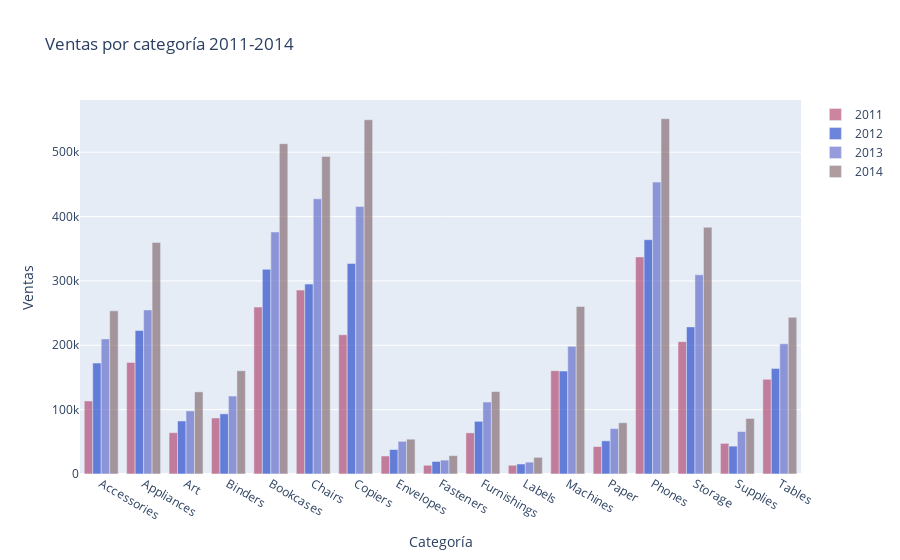

The notebook cell saved with this chart:
### Code cell
v2 = v_cat.groupby(['sub_category', 'year'])['sales'].sum().reset_index()

x2011 = v2[v2['year'] == 2011]
x2012 = v2[v2['year'] == 2012]
x2013 = v2[v2['year'] == 2013]
x2014 = v2[v2['year'] == 2014]

trace1 = go.Bar(x=x2011['sub_category'], y=x2011['sales'],
                name='2011', marker=dict(color='rgba(171,50,96,0.6)'))

trace2 = go.Bar(x=x2012['sub_category'], y=x2012['sales'],
                name='2012', marker=dict(color='rgba(12,50,196,0.6)'))

trace3 = go.Bar(x=x2013['sub_category'], y=x2013['sales'],
                name='2013', marker=dict(color='rgba(80,90,196,0.6)'))

trace4 = go.Bar(x=x2014['sub_category'], y=x2014['sales'],
                name='2014', marker=dict(color='rgba(120,90,96,0.6)'))


data = [trace1, trace2, trace3, trace4]


layout = go.Layout(barmode='group', 
                   title='Ventas por categoría 2011-2014',
                   xaxis=dict(title='Categoría'),
                   yaxis=dict(title='Ventas'))

fig = go.Figure(data=data, layout=layout)
fig.show()

### Figure 1 — Plotly figure (JSON) as saved in the notebook; plotly's stock layout.template omitted (floating-point values rounded to 4 significant figures)
{"data": [{"marker": {"color": "rgba(171,50,96,0.6)"}, "name": "2011", "type": "bar", "x": ["Accessories", "Appliances", "Art", "Binders", "Bookcases", "Chairs", "Copiers", "Envelopes", "Fasteners", "Furnishings", "Labels", "Machines", "Paper", "Phones", "Storage", "Supplies", "Tables"], "y": [113470, 173391, 64162, 87013, 259388, 285714, 216380, 27988, 13605, 63941, 13614, 160550, 42652, 337298, 205629, 47588, 147128]}, {"marker": {"color": "rgba(12,50,196,0.6)"}, "name": "2012", "type": "bar", "x": ["Accessories", "Appliances", "Art", "Binders", "Bookcases", "Chairs", "Copiers", "Envelopes", "Fasteners", "Furnishings", "Labels", "Machines", "Paper", "Phones", "Storage", "Supplies", "Tables"], "y": [172404, 222944, 82370, 93412, 317950, 295066, 327167, 38023, 19485, 81810, 15517, 159862, 51514, 364034, 228560, 43288, 164087]}, {"marker": {"color": "rgba(80,90,196,0.6)"}, "name": "2013", "type": "bar", "x": ["Accessories", "Appliances", "Art", "Binders", "Bookcases", "Chairs", "Copiers", "Envelopes", "Fasteners", "Furnishings", "Labels", "Machines", "Paper", "Phones", "Storage", "Supplies", "Tables"], "y": [209916, 254955, 98021, 121086, 376037, 427522, 415510, 50813, 21603, 111821, 18393, 198373, 70514, 453529, 309492, 65916, 202359]}, {"marker": {"color": "rgba(120,90,96,0.6)"}, "name": "2014", "type": "bar", "x": ["Accessories", "Appliances", "Art", "Binders", "Bookcases", "Chairs", "Copiers", "Envelopes", "Fasteners", "Furnishings", "Labels", "Machines", "Paper", "Phones", "Storage", "Supplies", "Tables"], "y": [253517, 359791, 127610, 160441, 513184, 493380, 550382, 54102, 28561, 128037, 25909, 260286, 79627, 552013, 383443, 86298, 243460]}], "layout": {"barmode": "group", "title": {"text": "Ventas por categoría 2011-2014"}, "xaxis": {"title": {"text": "Categoría"}}, "yaxis": {"title": {"text": "Ventas"}}}}
